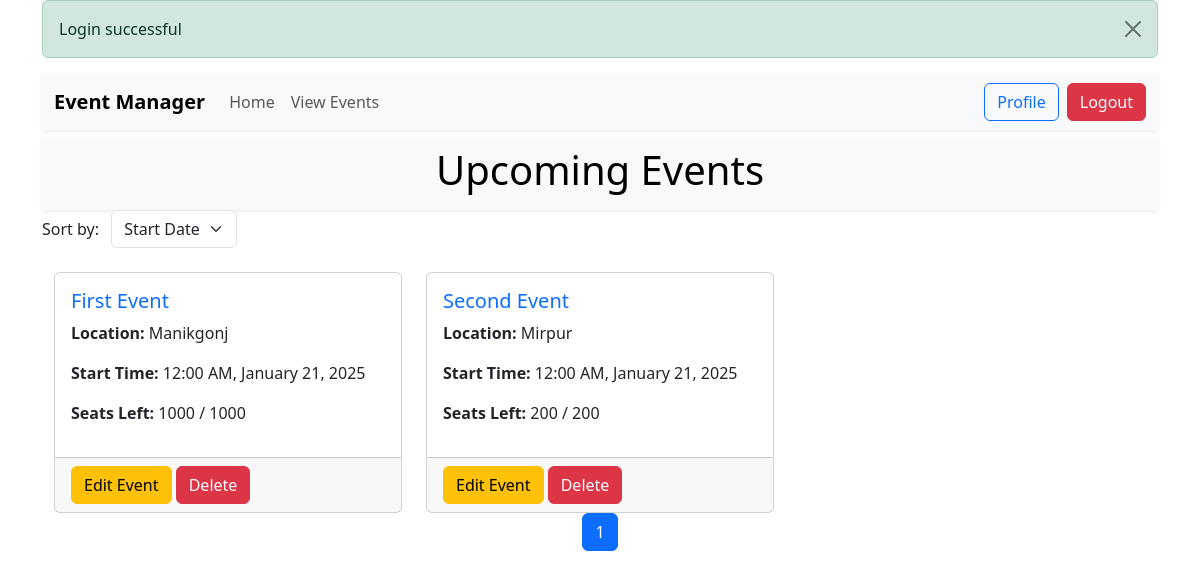
The page /event_view_2.php (signed in) on the database as committed earlier.
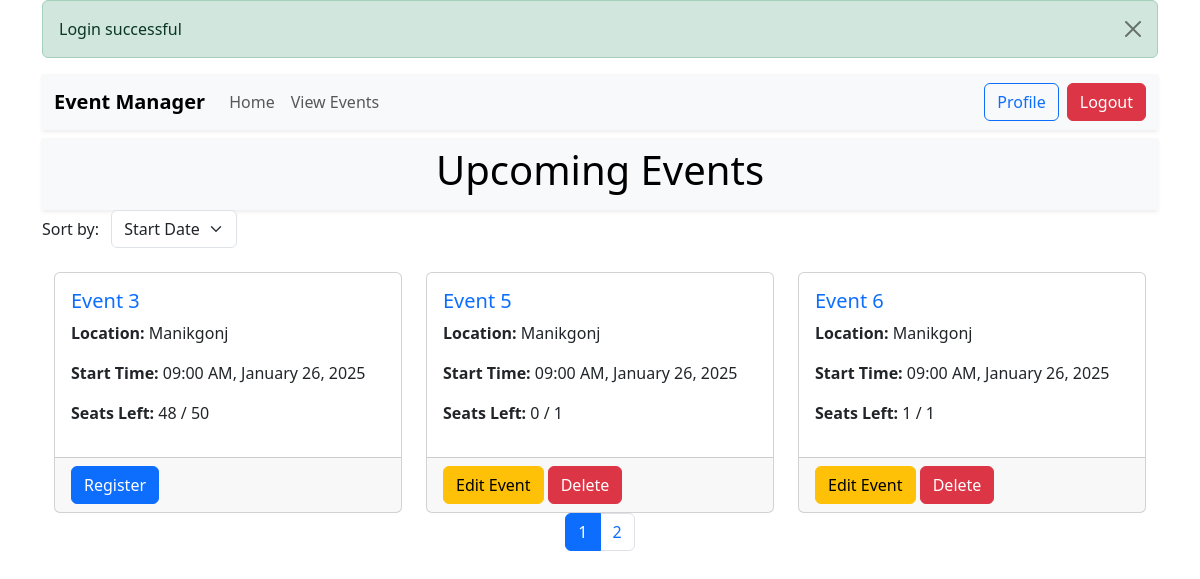
The same page on the database as committed later.
### tables this page shows
CREATE TABLE `events` (
  `id` int(11) NOT NULL,
  `name` varchar(255) NOT NULL,
  `description` text DEFAULT NULL,
  `start_date` datetime NOT NULL,
  `end_date` datetime NOT NULL,
  `location` varchar(255) DEFAULT NULL,
  `max_capacity` int(11) NOT NULL,
  `created_by` int(11) NOT NULL,
  `created_at` timestamp NOT NULL DEFAULT current_timestamp()
);

### event_view_2.php (the view, shortened to what the changed rows need)
<?php
require 'db.php';
$eventsPerPage = 3;
$page = isset($_GET['page']) && is_numeric($_GET['page']) ? (int)$_GET['page'] : 1;
$offset = ($page - 1) * $eventsPerPage;
$sort = isset($_GET['sort']) ? $_GET['sort'] : 'start_date';
$order = isset($_GET['order']) && $_GET['order'] === 'asc' ? 'ASC' : 'DESC';
$stmt = $pdo->prepare("
    SELECT
        events.*,
        users.name AS creator_name,
        users.email AS creator_email,
        events.max_capacity AS total_seats,
        COUNT(attendees.id) AS reserved_seats,
        (events.max_capacity - COUNT(attendees.id)) AS seats_left
    FROM
        events
    LEFT JOIN
        users ON events.created_by = users.id
    LEFT JOIN
        attendees ON events.id = attendees.event_id
    GROUP BY
        events.id
    ORDER BY
        $sort $order
    LIMIT :limit OFFSET :offset
");
$stmt->bindValue(':limit', $eventsPerPage, PDO::PARAM_INT);
$stmt->bindValue(':offset', $offset, PDO::PARAM_INT);
$stmt->execute();
$events = $stmt->fetchAll();
$totalEventsStmt = $pdo->query("SELECT COUNT(*) FROM events");
$totalEvents = $totalEventsStmt->fetchColumn();
$totalPages = ceil($totalEvents / $eventsPerPage);
?>
<!DOCTYPE html>
<html lang="en">
<head>
    <link href="https://cdn.jsdelivr.net/npm/bootstrap@5.3.3/dist/css/bootstrap.min.css" rel="stylesheet">
    <link rel="stylesheet" href="assets/css/style.css">
</head>
<body>
    <div class="content container">
        <header class="bg-light shadow-sm text-black text-center py-2">
            <h1>Upcoming Events</h1>
        </header>
        <main class="container my-4">
            <?php if (count($events) > 0): ?>
                <div class="row g-4">
                    <?php foreach ($events as $event): ?>
                        <div class="col-md-6 col-lg-4">
                            <div class="card h-100">
                                <div class="card-body">
                                    <h5 class="card-title">
                                        <a href="event_view.php?event_id=<?= $event['id'] ?>" class="text-decoration-none">
                                            <?= htmlspecialchars($event['name']) ?>
                                        </a>
                                    </h5>
                                    <p><strong>Location:</strong> <?= htmlspecialchars($event['location']) ?></p>
                                    <p><strong>Start Time:</strong> <?= date('h:i A, F j, Y', strtotime($event['start_date'])) ?></p>
                                    <p><strong>Seats Left:</strong>
                                        <?= max(0, $event['total_seats'] - $event['reserved_seats']) ?> / <?= $event['total_seats'] ?>
                                    </p>
                                </div>
                                <div class="card-footer">
                                    <?php if ($_SESSION['user_id'] == $event['created_by']): ?>
                                        <a href="event_edit.php?event_id=<?= $event['id'] ?>" class="btn btn-warning">Edit Event</a>
                                        <form method="POST" action="event_delete.php" class="d-inline">
                                            <button type="submit" class="btn btn-danger" onclick="return confirm('Are you sure you want to delete this event?');">Delete</button>
                                        </form>
                                    <?php else: ?>
                                        <form method="POST" action="attendee_register.php" class="d-inline">
                                            <button type="submit" class="btn btn-primary">Register</button>
                                        </form>
                                    <?php endif; ?>
                                </div>
                            </div>
                        </div>
                    <?php endforeach; ?>
                </div>
                <nav>
                    <ul class="pagination justify-content-center">
                        <?php for ($i = 1; $i <= $totalPages; $i++): ?>
                            <li class="page-item <?= $i === $page ? 'active' : '' ?>">
                                <a class="page-link" href="?page=<?= $i ?>&sort=<?= $sort ?>&order=<?= strtolower($order) ?>">
                                    <?= $i ?>
                                </a>
                            </li>
                        <?php endfor; ?>
                    </ul>
                </nav>
            <?php else: ?>
                <p class="text-center text-muted">No events found.</p>
            <?php endif; ?>
        </main>
    </div>
</body>
</html>

Rows that differ between the two databases and show on the page:
removed events: name "First Event", location "Manikgonj", start_date "12:00 AM, January 21, 2025", max(0,$event['total_seats']-$event['reserved_seats']) "1000", max_capacity "1000"
no longer on this page (row edited): events: name "Second Event", location "Mirpur", start_date "12:00 AM, January 21, 2025", max(0,$event['total_seats']-$event['reserved_seats']) "200", max_capacity "200"
added events: name "Event 3", location "Manikgonj", start_date "09:00 AM, January 26, 2025", reserved_seats "48", max_capacity "50"
added events: name "Event 5", location "Manikgonj", start_date "09:00 AM, January 26, 2025", reserved_seats "0", max_capacity "1"
added events: name "Event 6", location "Manikgonj", start_date "09:00 AM, January 26, 2025", max(0,$event['total_seats']-$event['reserved_seats']) "1", max_capacity "1"
Other text that changed with them:
new list line: "2"
